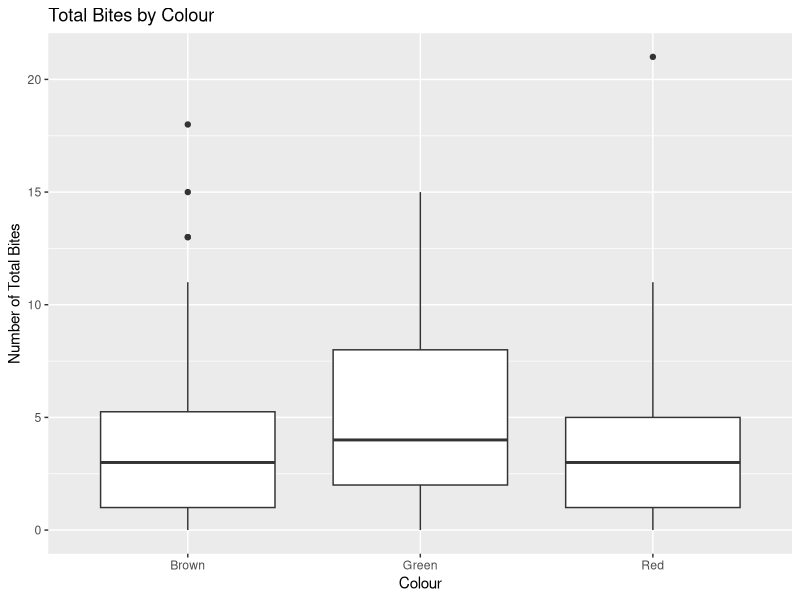
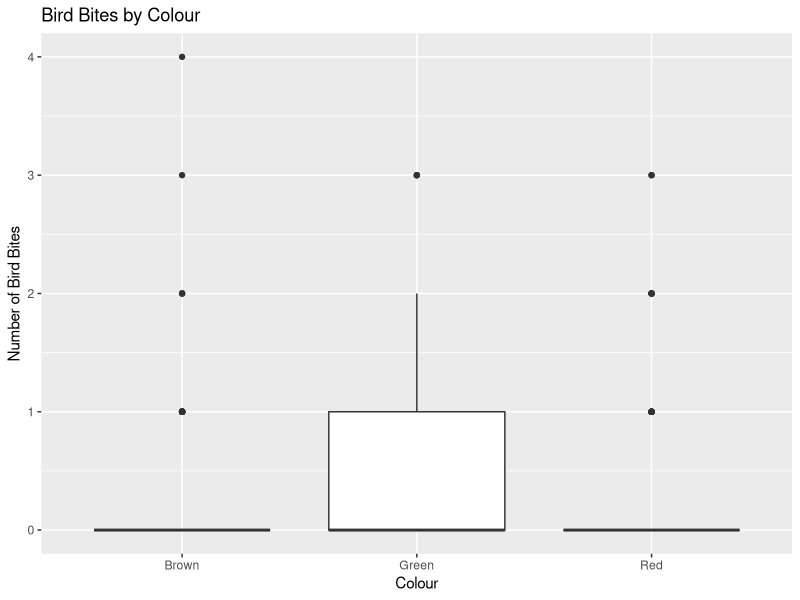
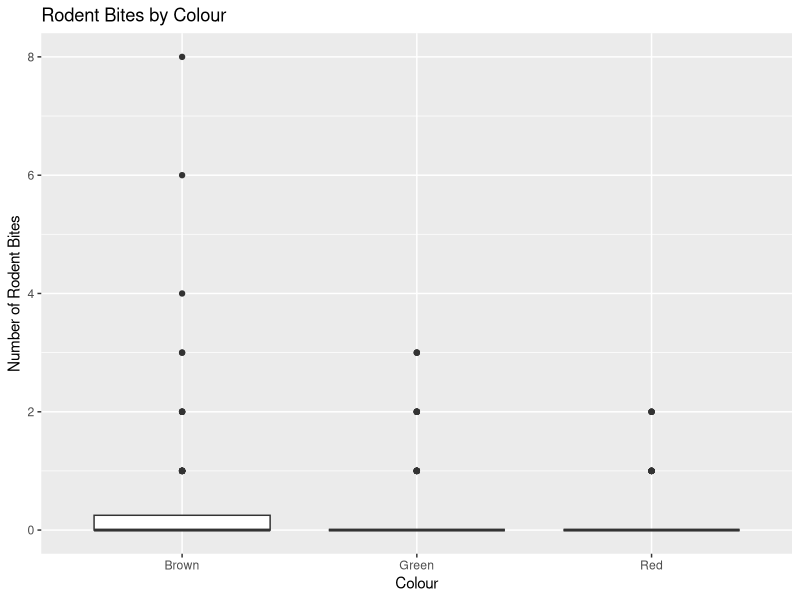
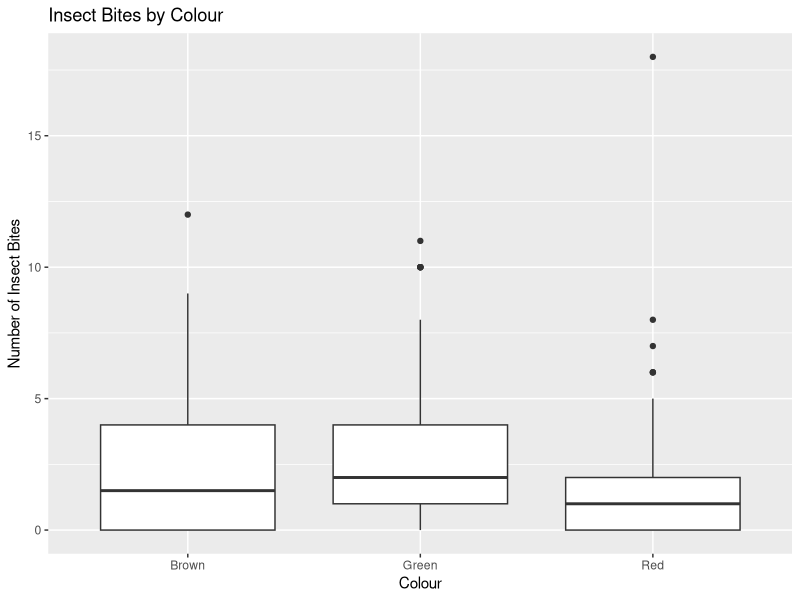
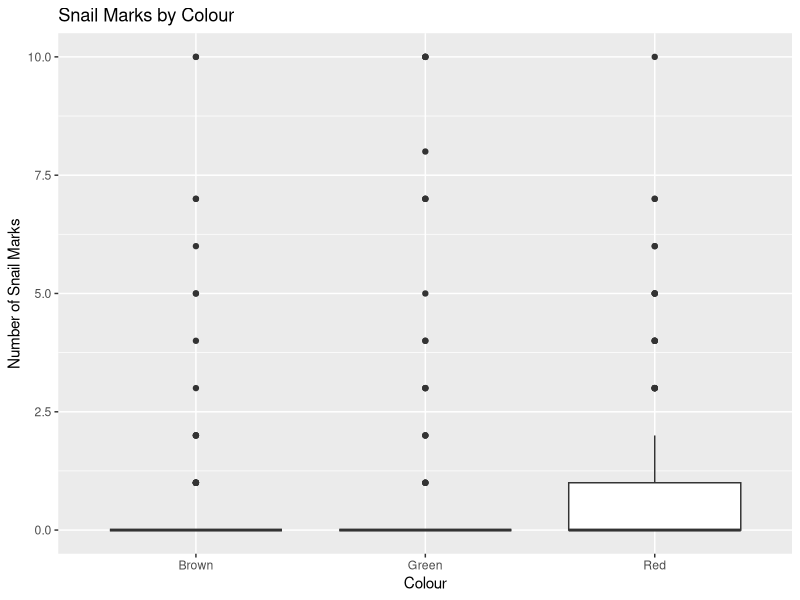
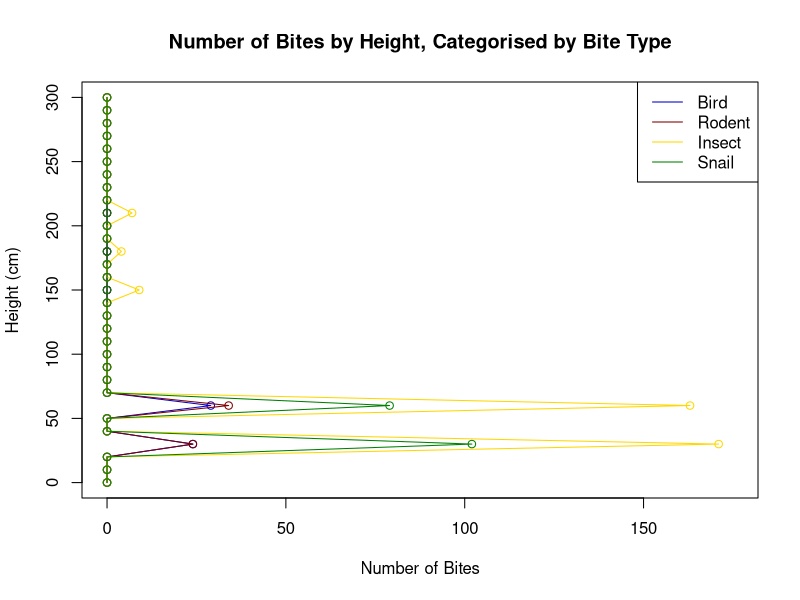

Here is the R script that generated these plots, in order:
## ---- chunk 1
knitr::opts_chunk$set(echo=FALSE, message=FALSE, warning=FALSE)

library(ggplot2)
## ---- chunk 2
# import data.csv
data <- read.csv("data.csv", header = TRUE, sep = ",")

# remove blank rows
data <- data[complete.cases(data), ]

# remove data that has RG in Colour..B.RB.G. row
data <- data[data$Colour..B.RB.G. != "RG", ]
# remove any spaces in Colour..B.RB.G.
data$Colour..B.RB.G. <- gsub(" ", "", data$Colour..B.RB.G.)

#save data to csv
write.csv(data, "data_clean.csv")

# remove missing catipillars where "missing" is in the missing..fallen column

data <- data[!grepl("missing", data$missing..fallen), ]
## ---- chunk 3
# generate table for the averages of the total bites (All.Bites) grouped by the colours given in column Colour..B.RB.G. with their standard deviation

average.table <- aggregate(data$All.Bites, by=list(data$Colour..B.RB.G), FUN=mean)

# for each colour in the average.table, find the standard deviation of the bites and add it to the table
# then print each average with its standard deviation

for (i in 1:nrow(average.table)) {
  colour <- average.table[i, 1]
  average <- average.table[i, 2]
  sd <- sd(data[data$Colour..B.RB.G == colour, ]$All.Bites)
  #print(paste(colour, ":", average, "±", sd))
}
## ---- chunk 4
# plot a box plot of All.Bites grouped by colour Colour..B.RB.G. from dataset data
# label the x axis as Colour and the y axis as Number of Total Bites
# rename the groups where B is Brown, RB is Red and G is Green
# title the plot "Total Bites by Colour"
ggplot(data, aes(x=Colour..B.RB.G., y=All.Bites)) + geom_boxplot() + xlab("Colour") + ylab("Number of Total Bites") + scale_x_discrete(labels=c("B"="Brown", "RB"="Red", "G"="Green")) + ggtitle("Total Bites by Colour")
## ---- chunk 5
# test the null hypothesis that the average number of bites is the same for all three colourways
# using the Kruskal Wallis test

test <- kruskal.test(All.Bites ~ Colour..B.RB.G., data=data)

print(test)
## ---- chunk 6
# plot a box plot of "Bird.bites","Rodent.bites","Insect.bites","Snail.marks" grouped by colour Colour..B.RB.G. from dataset data
# label the x axis as Colour and the y axis as Number of Total Bites
# rename the groups where B is Brown, RB is Red and G is Green
# title the plot "Bird Bites by Colour"
ggplot(data, aes(x=Colour..B.RB.G., y=Bird.bites)) + geom_boxplot() + xlab("Colour") + ylab("Number of Bird Bites") + scale_x_discrete(labels=c("B"="Brown", "RB"="Red", "G"="Green")) + ggtitle("Bird Bites by Colour")
## ---- chunk 7

# title the plot "Rodent Bites by Colour"
ggplot(data, aes(x=Colour..B.RB.G., y=Rodent.bites)) + geom_boxplot() + xlab("Colour") + ylab("Number of Rodent Bites") + scale_x_discrete(labels=c("B"="Brown", "RB"="Red", "G"="Green")) + ggtitle("Rodent Bites by Colour")

## ---- chunk 8

# title the plot "Insect Bites by Colour"
ggplot(data, aes(x=Colour..B.RB.G., y=Insect.bites)) + geom_boxplot() + xlab("Colour") + ylab("Number of Insect Bites") + scale_x_discrete(labels=c("B"="Brown", "RB"="Red", "G"="Green")) + ggtitle("Insect Bites by Colour")

## ---- chunk 9

# title the plot "Snail Marks by Colour"
ggplot(data, aes(x=Colour..B.RB.G., y=Snail.marks)) + geom_boxplot() + xlab("Colour") + ylab("Number of Snail Marks") + scale_x_discrete(labels=c("B"="Brown", "RB"="Red", "G"="Green")) + ggtitle("Snail Marks by Colour")
## ---- chunk 10
# test the null hypothesis that the average number of bites is the same for all three colourways within the bird bites
# using the Kruskal Wallis test

print(test <- kruskal.test(Bird.bites ~ Colour..B.RB.G., data=data))
## ---- chunk 11
# test the null hypothesis that the average number of bites is the same for all three colourways within the rodent bites
# using the Kruskal Wallis test

print(test <- kruskal.test(Rodent.bites ~ Colour..B.RB.G., data=data))
## ---- chunk 12
# test the null hypothesis that the average number of bites is the same for all three colourways within the insect bites
# using the Kruskal Wallis test

print(test <- kruskal.test(Insect.bites ~ Colour..B.RB.G., data=data))
## ---- chunk 13
# test the null hypothesis that the average number of bites is the same for all three colourways within the snail marks
# using the Kruskal Wallis test

print(test <- kruskal.test(Snail.marks ~ Colour..B.RB.G., data=data))
## ---- chunk 14
# for each height in range 0-300 with 10 cm intervals, calculate number of "Bird.bites","Rodent.bites","Insect.bites","Snail.marks" and store in seperate vectors
pal <- colorRampPalette(c("#0000CD", "#800000", "#FFD700", "#008000"))

bird.bites <- c()
rodent.bites <- c()
insect.bites <- c()
snail.marks <- c()

for (i in seq(0, 300, 10)) {
  bird.bites <- c(bird.bites, sum(data$Bird.bites[data$Height..cm. == i]))
  rodent.bites <- c(rodent.bites, sum(data$Rodent.bites[data$Height..cm. == i]))
  insect.bites <- c(insect.bites, sum(data$Insect.bites[data$Height..cm. == i]))
  snail.marks <- c(snail.marks, sum(data$Snail.marks[data$Height..cm. == i]))
}

# plot the number of bites for each height
# label the x axis as Height and the y axis as Number of Bites
# title the plot "Number of Bites by Height"
plot(bird.bites, seq(0, 300, 10), type="o", col="#0000CD", xlab="Number of Bites", ylab="Height (cm)", main="Number of Bites by Height, Categorised by Bite Type", xlim=c(0, 175), ylim=c(0, 300))
lines(rodent.bites, seq(0, 300, 10),  type="o", col="#800000")
lines(insect.bites, seq(0, 300, 10), type="o", col="#FFD700")
lines(snail.marks, seq(0, 300, 10), type="o", col="#008000")
legend("topright", legend=c("Bird", "Rodent", "Insect", "Snail"), col=c("#0000CD", "#800000", "#FFD700", "#008000"), lty=1)
